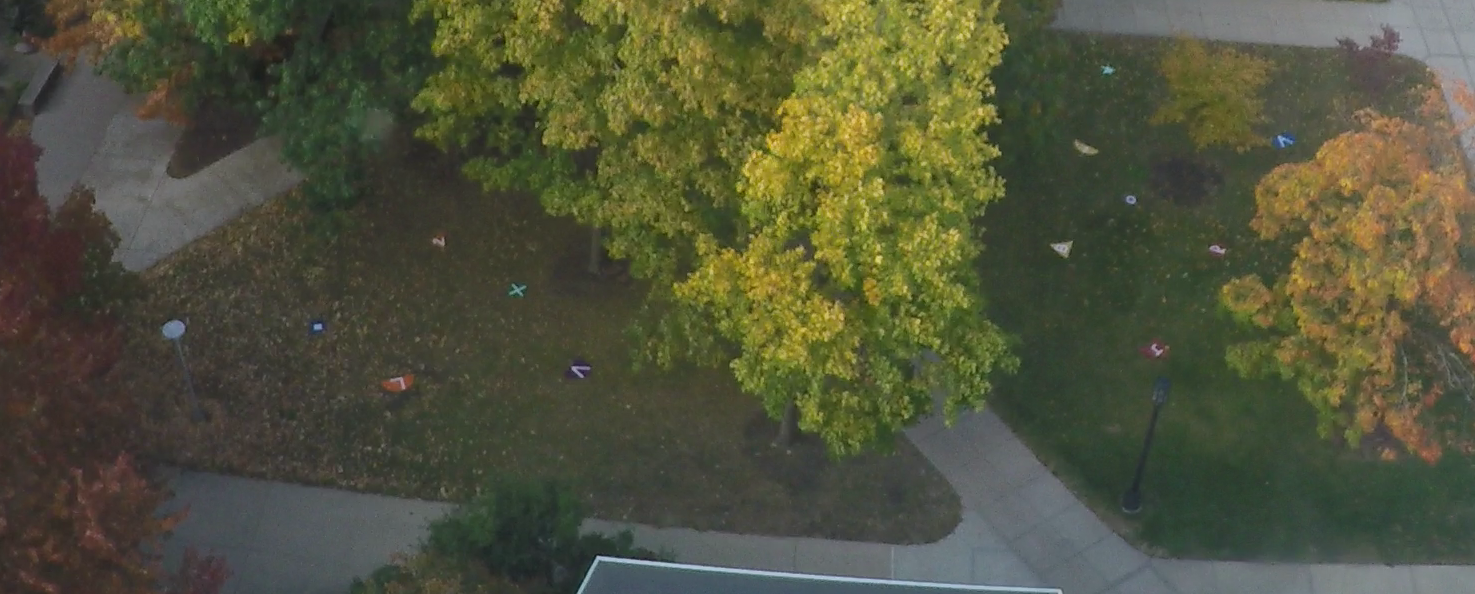
#> input picture targets_01_widecrop.png, 1475 x 594 px
$ python msertest.py targets_01_widecrop.png out.png
#> lines starting #> are read from the running program, lines starting #| are printed output that depends on the picture; after the words box and inside, x2 and y2 are one past the last pixel; in counts of white or black regions, pixels touching at a corner belong together; long printed decimals are rounded
"""
Ideas for further differentiation:
	otsu thresh, well separated fore and back ground?
	distribution of brightness vals

Ideas for blob detection:
	watershed algorithm
	Laplacian of gaussian / difference of gaussian
	https://en.wikipedia.org/wiki/Blob_detection
"""

"""
TODO:
determine MSER upper and lower limits for size
check cv2 version, 4.0 vs 4.1 for mser image size
"""

import cv2
import numpy as np
import os
import sys

print(cv2.__version__)

input_image_path = sys.argv[1]
output_path = sys.argv[2]

filepath = "targets_01_widecrop.png"
#filepath = "3.png"
filepath = input_image_path

dim = (1920//2,1080//2)

img = cv2.imread(filepath,0)
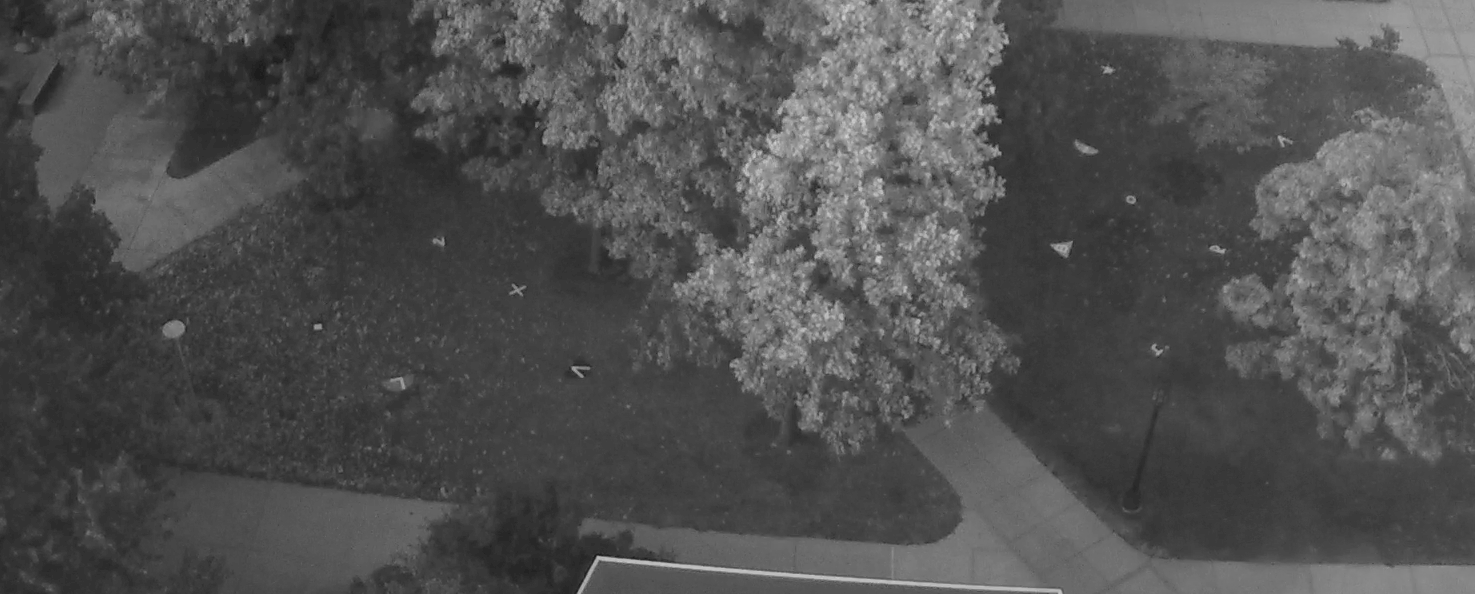
#> img: shape (594, 1475); min 28, max 212, mean 80.6
vis = cv2.imread(filepath,1)
#> vis is the input picture: shape (594, 1475, 3); mean B, G, R 59.8, 83, 81.1

print(img.shape)
#| (594, 1475)
#img = cv2.resize(img, dim, interpolation = cv2.INTER_AREA)
#vis = cv2.resize(vis, dim, interpolation = cv2.INTER_AREA)


mser = cv2.MSER_create()

regions, _ = mser.detectRegions(img)
#> regions = 117 items

hulls = [cv2.convexHull(p.reshape(-1, 1, 2)) for p in regions]
#> hulls = 117 contours; largest, box (x1, y1, x2, y2) and area: (578, 556, 1062, 593) 9544, (578, 556, 1062, 593) 9527, (578, 556, 1062, 593) 9510, (578, 556, 1062, 593) 9478, (578, 556, 1062, 593) 9444

visc = vis.copy()
vism = vis.copy()

img_for_crop = vis.copy()

cv2.polylines(visc, hulls, 1, (0, 255, 0))
#> visc: shape (594, 1475, 3); 0.75% of pixels changed, all inside (x1, y1, x2, y2) = (1, 1, 1474, 593)


mask = np.zeros((img.shape[0], img.shape[1], 1), dtype=np.uint8)

for contour in hulls:

    cv2.drawContours(mask, [contour], -1, (255, 255, 255), -1)
#> this loop made 117 passes
#> contour on pass 15: [[599, 560], [1034, 592], [582, 592], [591, 574]]
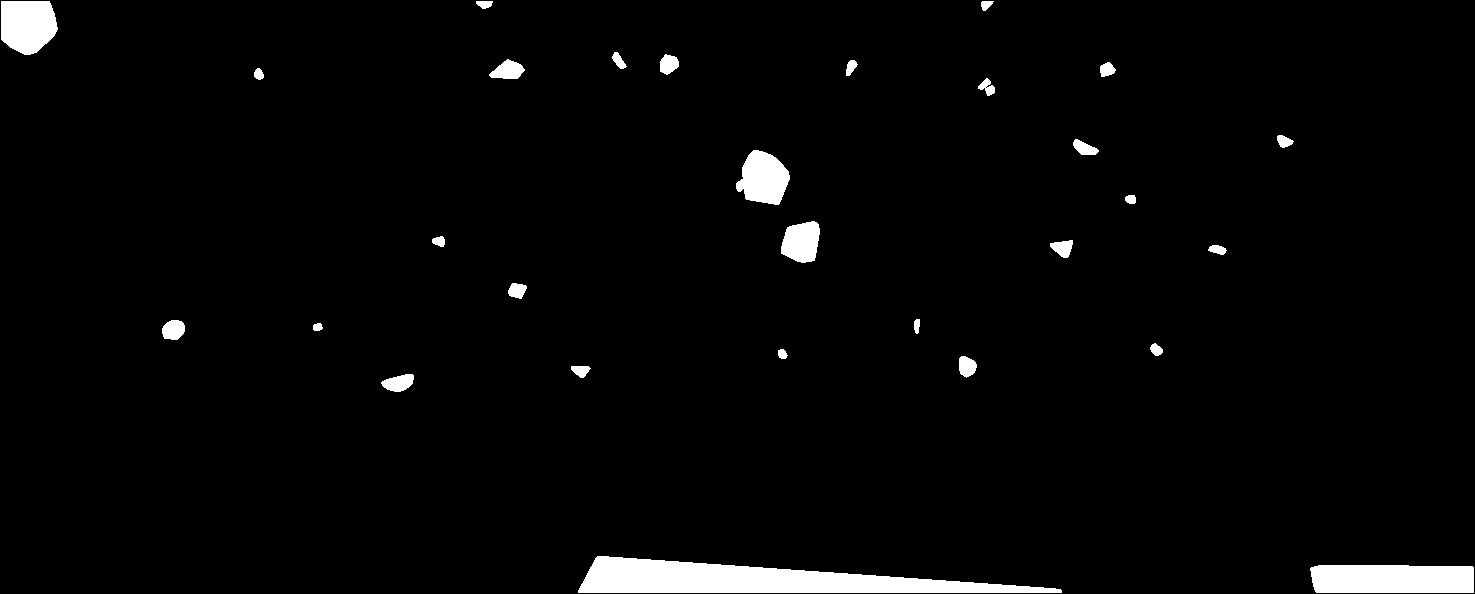
#> mask: shape (594, 1475, 1); 2.8% white; 29 white regions

#this is used to find only text regions, remaining are ignored
text_only = cv2.bitwise_and(img, img, mask=mask)
retval,t = cv2.threshold(text_only,1,255,cv2.THRESH_BINARY)

contours,hierarchy = cv2.findContours(t,cv2.RETR_TREE,cv2.CHAIN_APPROX_SIMPLE)
#> contours = 30 contours, 1 with area under 20; largest, box (x1, y1, x2, y2) and area: (578, 556, 1062, 593) 9546, (1310, 565, 1474, 593) 4270, (1, 1, 58, 55) 2456, (736, 150, 790, 205) 1992, (781, 221, 820, 263) 1202

inertia = [cv2.contourArea(c)/cv2.arcLength(c,True) for c in contours]
#> inertia = 30 values, max 12.82 at index 29, min 0.354 at index 20, mean 4.09

idx = 0


matched = []

inertia_thresh = 0.1
size_lb = int(img.shape[1]*img.shape[0]*0.000075)
#> size_lb = 65

for c in contours:

	sz = cv2.contourArea(c)
	perim = cv2.arcLength(c,True)
	inertia = perim/sz


	mask = np.zeros(img.shape,np.uint8)
	cv2.drawContours(mask,[c],0,255,-1)
	pixelpoints = np.transpose(np.nonzero(mask))

#	cv2.imshow("mask",mask)
#	cv2.waitKey(0)

	only_roi = cv2.bitwise_and(mask,img)

#	print(pixelpoints)

	roi_raw = []
	for i in range(0,np.shape(pixelpoints)[0]):
		roi_raw.append(img[pixelpoints[i][0],pixelpoints[i][1]])

	deviation = np.std(roi_raw)
	print("{} {} {}".format(idx,deviation,sz))


	#print(sz)

	if(inertia > inertia_thresh and sz > size_lb):
		matched.append(c)
	M = cv2.moments(c)
	cX = int(M["m10"] / M["m00"])
	cY = int(M["m01"] / M["m00"])

	x,y,w,h = cv2.boundingRect(c)
	# [6 lines of commented-out code are left out]
	visc = cv2.putText(visc,"p{0:.4f}".format(x),(cX+20,cY),cv2.FONT_HERSHEY_SIMPLEX,0.5,(0,255,0),2)
	visc = cv2.putText(visc,"p{0:.4f}".format(y),(cX+40,cY+20),cv2.FONT_HERSHEY_SIMPLEX,0.5,(0,255,0),2)


	idx = idx + 1
#> this loop made 30 passes
#> (sz, perim, inertia, deviation, cX, cY, x, y) on passes 1 to 12: (4269.5, 373.6, 0.0875, 4.97, 1391, 578, 1310, 565), (9545.5, 1007, 0.105, 36.44, 757, 579, 578, 556), (370.5, 83.36, 0.225, 21.07, 398, 382, 381, 374), (140.5, 50.04, 0.356, 34.89, 580, 370, 571, 366), (266.5, 63.7, 0.239, 18.28, 966, 366, 959, 356), (61.5, 30.73, 0.5, 10.32, 782, 353, 778, 349), (97.5, 38.04, 0.39, 29.99, 1155, 349, 1150, 343), (51.5, 27.9, 0.542, 28.61, 317, 326, 313, 323), (338.5, 69.7, 0.206, 16.2, 173, 329, 162, 320), (57, 34.49, 0.605, 17.15, 916, 325, 914, 319), (194, 56.63, 0.292, 28, 516, 290, 508, 283), (108, 45.8, 0.424, 29.47, 1217, 249, 1208, 245)
#> (c, sz, perim, inertia, deviation, cX, cY, x) on pass 21: ([[985, 87], [986, 86], [987, 87], [986, 88]], 2, 5.66, 2.83, 16.78, 986, 87, 985)
#| 0 4.969 4269.5
#| 1 36.443 9545.5
#| 2 21.073 370.5
#| 3 34.888 140.5
#| 4 18.283 266.5
#| 5 10.322 61.5
#| 6 29.993 97.5
#| 7 28.612 51.5
#> (further printed lines are left out)
#> mask: shape (594, 1475); 0.29% white; 1 white region
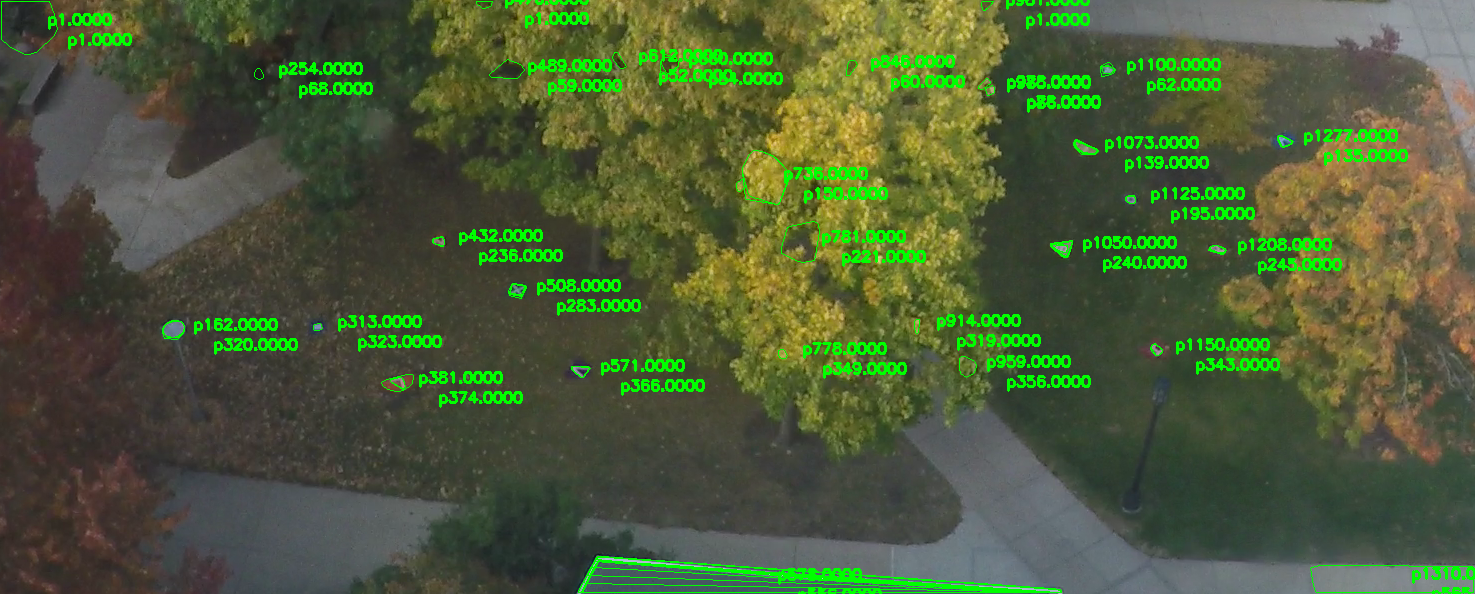
#> visc: shape (594, 1475, 3); mean B, G, R 56.8, 91, 76.8
#> after the loop, idx = 30; matched = 23 contours; largest, box (x1, y1, x2, y2) and area: (578, 556, 1062, 593) 9546, (781, 221, 820, 263) 1202, (489, 59, 525, 79) 426, (381, 374, 414, 392) 370, (162, 320, 185, 340) 338


visc = cv2.resize(visc,dim,interpolation = cv2.INTER_AREA)
#> visc: shape (540, 960, 3)
cv2.imshow('all MSERs',visc)


print("-----------------")
print(len(contours))
#| 30
print(len(matched))
#| 23


idx = 0

hulls = [cv2.convexHull(p.reshape(-1, 1, 2)) for p in matched]
#> hulls = 23 contours; largest, box (x1, y1, x2, y2) and area: (578, 556, 1062, 593) 9776, (781, 221, 820, 263) 1241, (489, 59, 525, 79) 445, (381, 374, 414, 392) 386, (162, 320, 185, 340) 346
cv2.polylines(vism, hulls, 1, (0, 255, 0))
#> vism: shape (594, 1475, 3); 0.24% of pixels changed, all inside (x1, y1, x2, y2) = (162, 1, 1294, 593)


for c in matched:

	M = cv2.moments(c)
	cX = int(M["m10"] / M["m00"])
	cY = int(M["m01"] / M["m00"])
	vism = cv2.putText(vism,"{}".format(idx),(cX+10,cY),cv2.FONT_HERSHEY_SIMPLEX,0.5,(0,255,0),2)
	idx = idx + 1
#> this loop made 23 passes
#> (cX, cY) on passes 1 to 12: (757, 579), (398, 382), (580, 370), (966, 366), (1155, 349), (173, 329), (516, 290), (1217, 249), (1062, 247), (438, 240), (801, 241), (1130, 198)
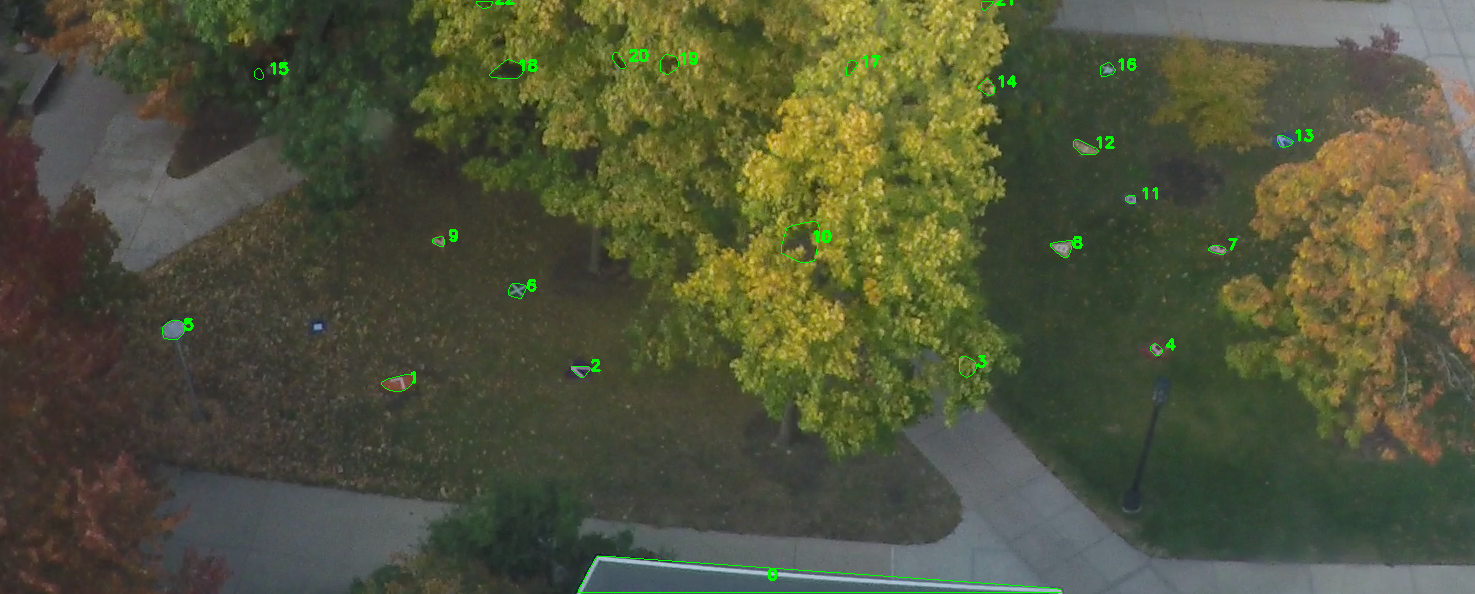
#> vism: shape (594, 1475, 3); mean B, G, R 59.5, 83.8, 80.6
#> after the loop, idx = 23

dir_path = "PARTIEEE_output_images/{}".format(output_path)
print(dir_path)
if(os.path.isdir(dir_path)):
	print("dir exists!")
else:
	os.mkdir(dir_path)
	print("dir does not exist")


idx = 0
padding = 2.0
ylim,xlim,depth = img_for_crop.shape
#> ylim = 594; xlim = 1475; depth = 3
for c in matched:
	x,y,w,h = cv2.boundingRect(c)

	lside = x - int(padding*w/2) + int(w/2)
	rside = x + int(padding*w/2) + int(w/2)
	upside = y - int(padding*h/2) + int(h/2)
	downside = y + int(padding*h/2) + int(h/2)

	if(upside < 0):
		upside = 0

	if(lside < 0):
		lside = 0

	if(downside >= ylim):
		downside = ylim - 1
	if(rside >= xlim):
		rside = xlim - 1


	print("{} {} {} {}".format(x,y,w,h))
	print("{} {}, {} {}".format(lside,rside,upside,downside))


	print("--------------------------------------------")

	#cropped = img_for_crop[lside:rside][upside:downside]
	#cropped = img_for_crop[0:100,0:100].copy()
	cropped = img_for_crop[upside:downside,lside:rside].copy()
	print("{},{}".format(rside-lside,downside-upside))
	print(cropped.shape)
	cropped = cv2.resize(cropped,(cropped.shape[1]*4,cropped.shape[0]*4),interpolation = cv2.INTER_AREA)

	print("xxxxxxxxxxxxxxxxxxxxxxxxxxxxxxxxxxxxxxxxxxx")
	cv2.imshow("cropped{}".format(idx),cropped)

	cv2.imwrite("{}/img{}.png".format(dir_path,idx),cropped)

	idx = idx + 1
#> this loop made 23 passes
#> (x, y, w, h) on passes 1 to 12: (578, 556, 484, 37), (381, 374, 33, 18), (571, 366, 20, 12), (959, 356, 18, 22), (1150, 343, 13, 13), (162, 320, 23, 20), (508, 283, 19, 16), (1208, 245, 19, 10), (1050, 240, 23, 18), (432, 236, 13, 11), (781, 221, 39, 42), (1125, 195, 11, 9)
#> (printed output is left out)
#> pass 1, `cropped = img_for_crop[upside:downside,lside:rside].copy()`:
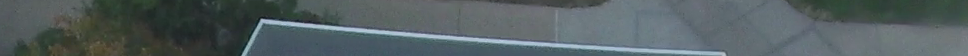
#> cropped: shape (56, 968, 3); mean B, G, R 96.8, 95, 84
#> after the loop, idx = 23


vism = cv2.resize(vism,dim,interpolation = cv2.INTER_AREA)
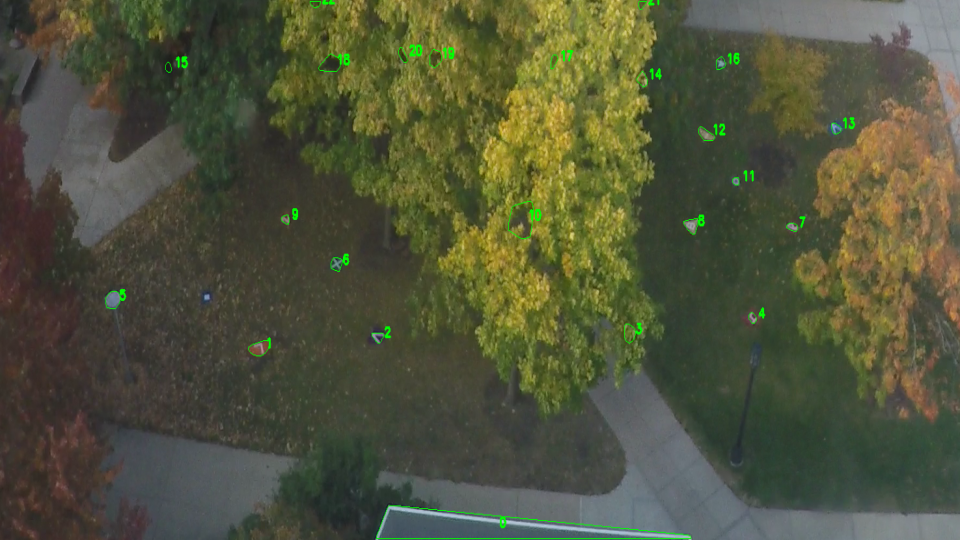
#> vism: shape (540, 960, 3); mean B, G, R 59.5, 83.8, 80.6
cv2.imshow('matched by heuristics',vism)


cv2.waitKey(0)

cv2.destroyAllWindows()
